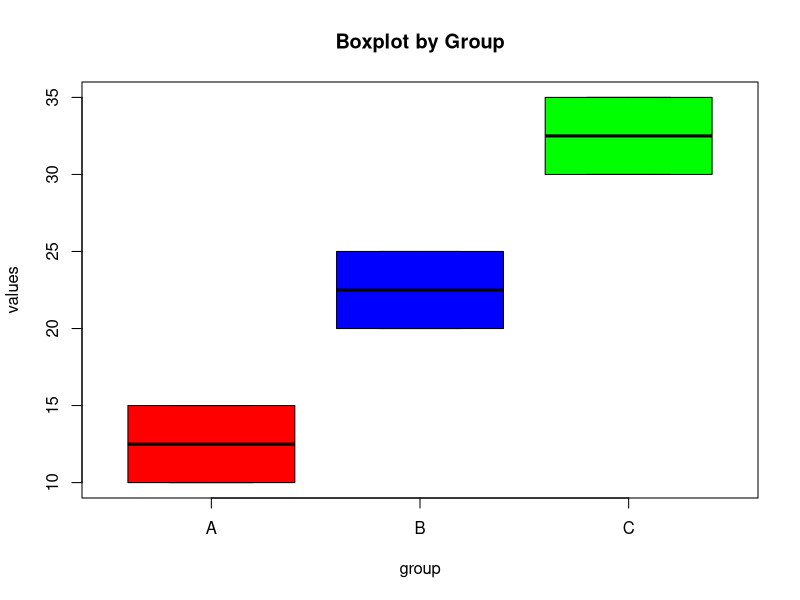

Recreate this plot in R.
#Box plot with graph

group <- factor(c("A","A","B","B","C","C"))
values <- c(10,15,20,25,30,35)

boxplot(values ~ group, col=c("red","blue","green"),
        main="Boxplot by Group")
